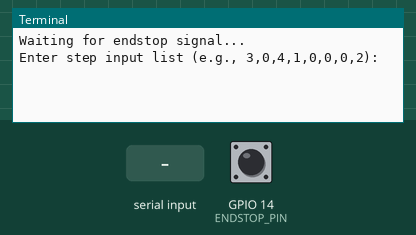
This program was run on a simulated Raspberry Pi (BCM pin numbers). On the bench: the last lines printed to the terminal. The inputs (shaded band) are chosen by the test bench; at power-on: GPIO 14 (ENDSTOP_PIN) HIGH. Threads take turns every 2 ms.

Above: at 3.2 s.
3.3 s: "5" typed at the terminal, then Enter
At 4.0 s:
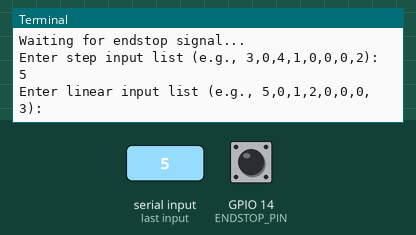
4.8 s: "90" typed at the terminal, then Enter
At 5.2 s:
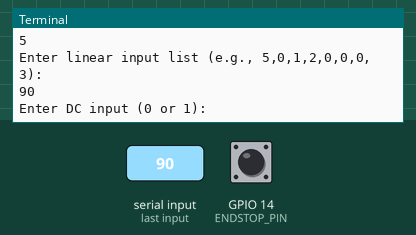
6.3 s: "200" typed at the terminal, then Enter
At 7.5 s:
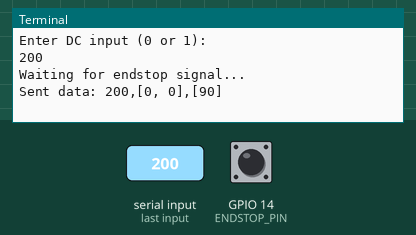
7.8 s: GPIO 14 (ENDSTOP_PIN) pulled LOW for 0.15 s
At 8.8 s:
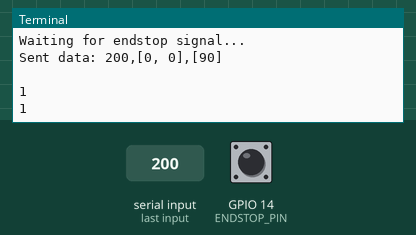
Timing chart, 0 to 10.4 s (numbered marks = the images above; inputs shaded):
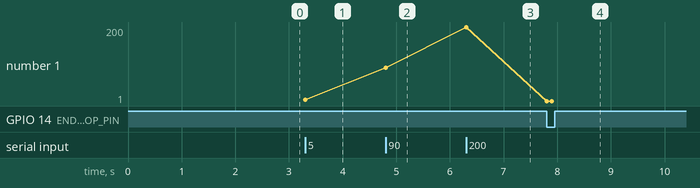

Measured:
- after the input at 3.3 s, the terminal: prints a new line at once (image 1)
- after the input at 4.8 s, the terminal: prints a new line at once (image 2)
- after the input at 6.3 s, the terminal: prints a new line at once (image 3)
- after the input at 7.8 s, the terminal: prints a new line at once (image 4)
- plotted number 1: 5 → 90 after the input at 4.8 s, 90 → 200 after the input at 6.3 s

The program:

endstopcommand1.py
```python
import RPi.GPIO as GPIO
import serial
import time
import threading

# 시리얼 포트 설정 (라즈베리파이와 아두이노 간 통신)
#ser = serial.Serial('/dev/ttyACM0', 9600, timeout=1)
time.sleep(2)  # 아두이노가 재시작할 시간을 주기 위해 추가

# 경고 메시지 비활성화
GPIO.setwarnings(False)

# GPIO 핀 번호 설정 (BCM 모드)
GPIO.setmode(GPIO.BCM)
ENDSTOP_PIN = 14

# 엔드스탑 핀을 입력으로 설정하고 풀다운 저항 활성화
GPIO.setup(ENDSTOP_PIN, GPIO.IN, pull_up_down=GPIO.PUD_UP)

print("Waiting for endstop signal...")

def generate_lists(step_input, linear_input):
   values, indices = [], []
   # 0이 아닌 원소와 그 인덱스를 저장
   for i, val in enumerate(step_input):
       if val != 0:
           values.append(val)
           indices.append(i)

   # 값에 따라 오름차순 정렬
   combined = sorted(zip(values, indices))
   values, indices = zip(*combined) if combined else ([], [])

   # disk_pre_rotation과 disk_rotation_list 생성
   disk_pre_rotation = [index + 1 for index in indices]
   disk_rotation_list = [
       disk_pre_rotation[i] - disk_pre_rotation[i - 1] if i > 0 else disk_pre_rotation[i] - 1
       for i in range(len(disk_pre_rotation))
   ]

   # disk_rotation_list의 모든 항목의 합을 0으로 만드는 음수값 추가
   total_sum = sum(disk_rotation_list)
   disk_rotation_list.append(-total_sum)

   # dispensor_activate_list 생성
   dispensor_activate_list = [linear_input[index] for index in indices]

   return disk_rotation_list, dispensor_activate_list

def send_data_to_arduino(dc_input, disk_rotation_list, dispensor_activate_list):
   data_string = f"{dc_input},{disk_rotation_list},{dispensor_activate_list}\n"
   #ser.write(data_string.encode())
   print("Sent data:", data_string)

#    while True:
#        if ser.in_waiting > 0:
#            response = ser.readline().decode('utf-8').strip()
#            print("Received from Arduino:", response)
#            if response == "8":  # 'MOTOR STOPPED'을 받으면 작업 완료 메시지 출력
#                print(response)
#                print("Finished")
#                break

    #    time.sleep(1)

def monitor_endstop():
   try:
       while True:
           if GPIO.input(ENDSTOP_PIN) == GPIO.LOW:
               print("1")  # 스위치가 눌리면 1을 출력
               #ser.write(b'stop\n')  # 아두이노에 모터를 멈추라는 신호를 보냄
               # 스위치가 눌린 상태가 끝날 때까지 기다림
               while GPIO.input(ENDSTOP_PIN) == GPIO.HIGH:
                   time.sleep(0.1)
           time.sleep(0.1)
   except KeyboardInterrupt:
       print("Program terminated by user.")
   finally:
       GPIO.cleanup()

def main():
    #try:
    step_input = list(map(int, input("Enter step input list (e.g., 3,0,4,1,0,0,0,2): ").split(',')))
    linear_input = list(map(int, input("Enter linear input list (e.g., 5,0,1,2,0,0,0,3): ").split(',')))
    dc_input = int(input("Enter DC input (0 or 1): "))  # 사용자로부터 0 또는 1 값을 직접 입력받음

    disk_rotation_list, dispensor_activate_list = generate_lists(step_input, linear_input)

    print("Waiting for endstop signal...")

    monitor_endstop_thread = threading.Thread(target=monitor_endstop)
    monitor_endstop_thread.start()

    send_data_to_arduino(dc_input, disk_rotation_list, dispensor_activate_list)

    monitor_endstop_thread.join()
#    finally:
#        #ser.close()

if __name__ == '__main__':
   main()
```
